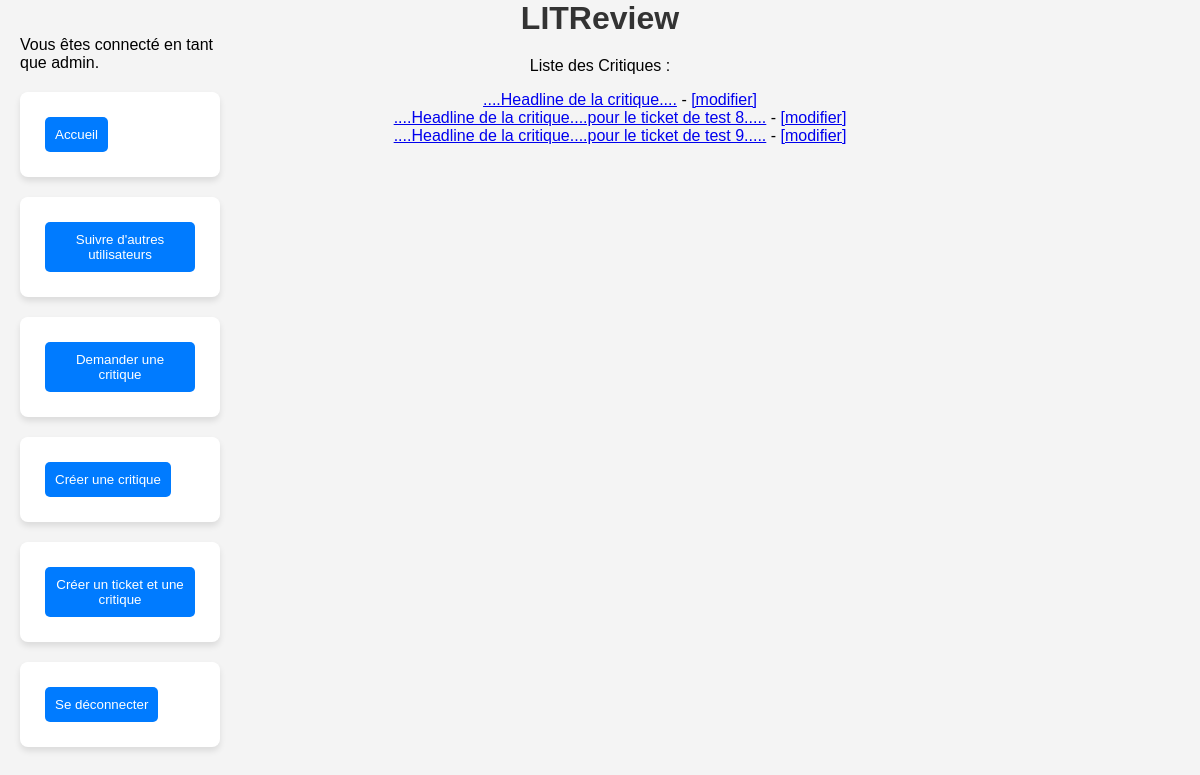
The page /reviews/ (signed in) on the database its author committed.
### review/models.py (models this page shows, shortened)
class Review(models.Model):
    ticket = models.ForeignKey(to=Ticket, on_delete=models.CASCADE, related_name='reviews')
    rating = models.PositiveSmallIntegerField(validators=[MinValueValidator(0), MaxValueValidator(5)])
    user = models.ForeignKey(to=settings.AUTH_USER_MODEL, on_delete=models.CASCADE, related_name='reviews')
    headline = models.CharField(max_length=128)
    body = models.fields.TextField(max_length=8192, blank=True)
    time_created = models.fields.DateTimeField(auto_now_add=True)

### authentication/models.py (models this page shows)
class User(AbstractUser):
    pass

### review/views.py (the view)
# urls.py: path('reviews/', review.views.ReviewListView.as_view(), name='review-list'),
class ReviewListView(LoginRequiredMixin, ListView):
    model = Review
    template_name = 'review/review_list.html'
    context_object_name = 'reviews'
    def get_queryset(self):
        return Review.objects.filter(user=self.request.user)

### review/templates/review/review_list.html
{% extends 'base.html' %}
{% block content %}
<div class="reviews-container">
    <p>Liste des Critiques :</p>
    <ul>
        {% for review in reviews %}
        <li>
            <a href="{% url 'review-detail' review.pk %}">{{ review.headline }}</a>
            - <a href="{% url 'review-update' review.pk %}">[modifier]</a>
        </li>
       {% endfor %}
    </ul>
</div>
{% endblock %}

### templates/base.html (shortened to what this page needs)
{% load static %}
<html>
    <head>
        <link rel="stylesheet" href="{% static 'app.css' %}">
    </head>
    <body>
        <h1>LITReview</h1>
        {% block content %}{% endblock content %}
        {% if user.is_authenticated %}
            <div class="sidebar">
                <p>Vous êtes connecté en tant que {{ request.user }}.</p>
                <form method="get" action="{% url 'home' %}">
                    <button type="submit" >Accueil</button>
                 </form>
                 <form method="post" action="{% url 'follow-users' %}">
                    <button type="submit" >Suivre d'autres utilisateurs</button>
                 </form>
                 <form method="post" action="{% url 'ticket-create' %}">
                    <button type="submit" >Demander une critique</button>
                 </form>
                 <form method="post" action="{% url 'review-create' %}">
                    <button type="submit" >Créer une critique</button>
                 </form>
                <form method="post" action="{% url 'create-ticket-review' %}">
                    <button type="submit" >Créer un ticket et une critique</button>
                </form>
                 <form method="post" action="{% url 'logout' %}">
                    <button type="submit" >Se déconnecter</button>
                </form>
            </div>
        {% endif %}
    </body>
</html>

### static/app.css (style rules this page uses)
body { font-family: 'Arial', sans-serif; margin: 0; padding: 0; background-color: #f4f4f4; }
h1 { color: #333; text-align: center; margin-bottom: 20px; }
button { background-color: #007bff; color: white; border: none; padding: 10px; margin: 5px; border-radius: 5px; cursor: pointer; }
form { background-color: white; padding: 20px; border-radius: 8px; box-shadow: 0 4px 6px rgba(0,0,0,0.1); max-width: 500px; margin: 20px auto; }
.sidebar { padding: 20px; width: 200px; position: fixed; left: 0; top: 0; }

### rows shown on the page
Review: headline "....Headline de la critique...."
Review: headline "....Headline de la critique....pour le ticket de test 8....."
Review: headline "....Headline de la critique....pour le ticket de test 9....."
User: user "admin"
